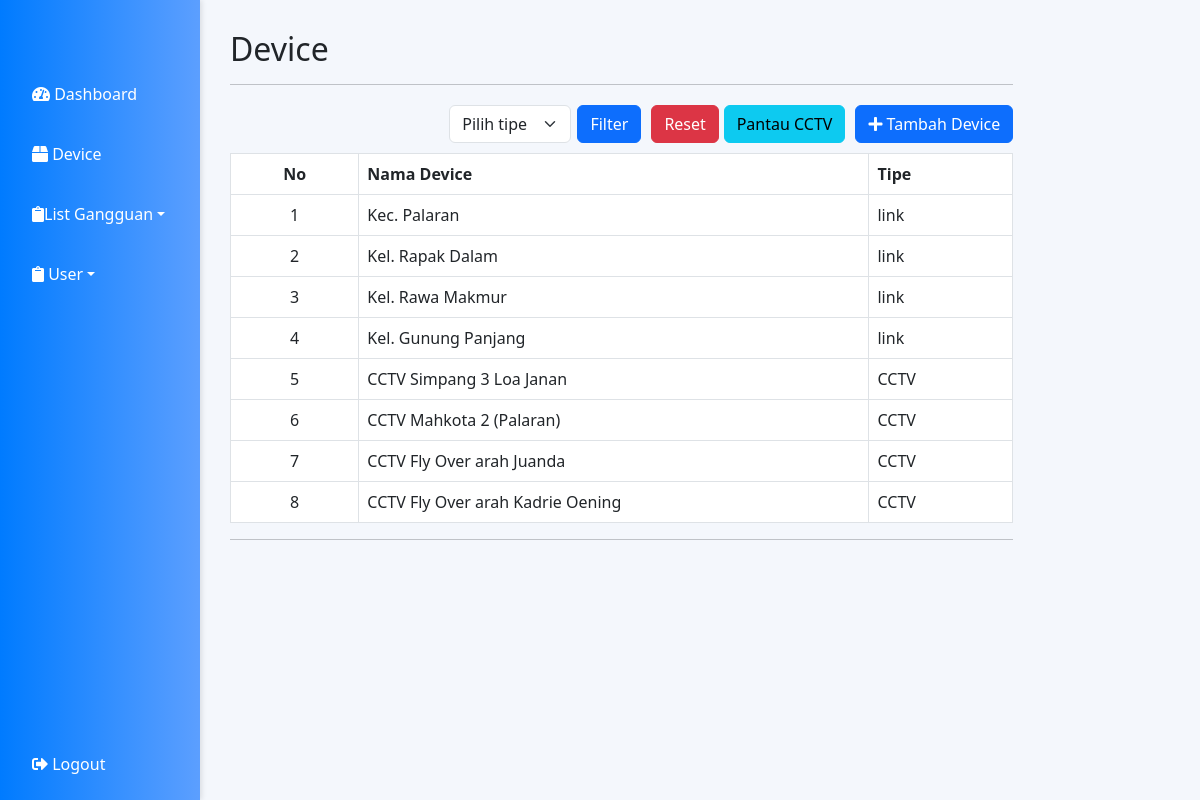
Before: /device.php (signed in) with the older database file.
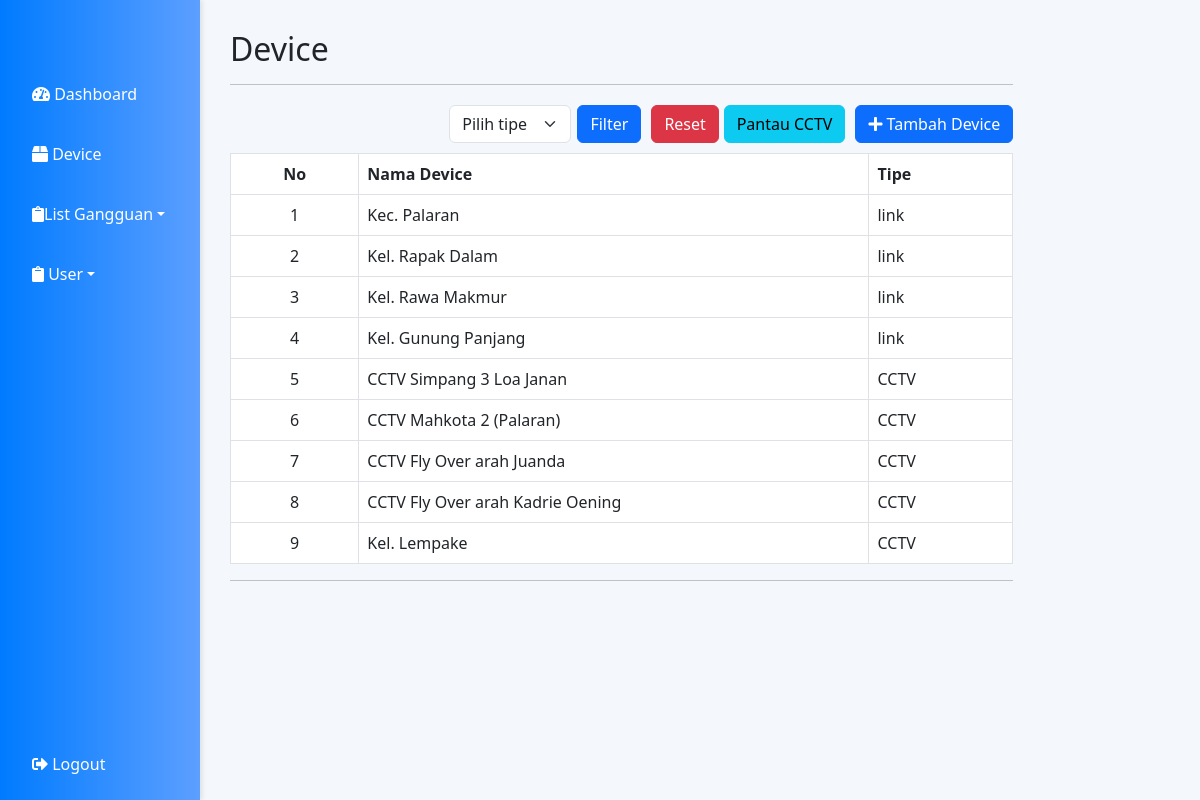
After: the same page with the newer database file.
### tables this page shows
CREATE TABLE `device` (
  `id` int(11) NOT NULL,
  `device` varchar(100) NOT NULL,
  `type` varchar(10) NOT NULL
);

### device.php (the view, shortened to what this page needs)
<?php
require("koneksi/koneksi.php");
if (isset($_GET['tipe']) && $_GET['tipe'] != '') {
  $tipe = validate($_GET['tipe']);
  $query = "SELECT * from device where type='$tipe'";
} else {
  $query = "SELECT * from device order by type desc";
}
?>
<!DOCTYPE html>
<html lang="en">
<head>
  <link rel="stylesheet" href="assets/css/sidebar.css">
  <link href="https://cdn.jsdelivr.net/npm/bootstrap@5.3.0/dist/css/bootstrap.min.css" rel="stylesheet">
  <link rel="stylesheet" href="https://cdnjs.cloudflare.com/ajax/libs/font-awesome/5.15.3/css/all.min.css">
</head>
<body>
  <div class="sidebar">
    <a href="dashboard.php"><i class="fas fa-tachometer-alt"></i> Dashboard</a>
    <?php if ($_SESSION['account_type'] === 'admin') { ?>
      <a href="device.php"><i class="fas fa-box"></i> Device</a>
    <?php } ?>
    <div class="dropdown">
      <a href="#" class="dropdown-toggle" onclick="toggleDropdown()"><i class="fas fa-clipboard"></i>List Gangguan</a>
    </div>
    <div class="dropdown">
      <a href="#" class="dropdown-toggle" onclick="toggleDropdown2()"><i class="fas fa-clipboard"></i> User</a>
    </div>
    <div style="flex-grow: 1;"></div>
    <a href="logout.php"><i class="fas fa-sign-out-alt"></i> Logout</a>
  </div>
  <div class="content">
    <div class="col-sm-9 col-sm-offset-3 col-md-10 col-md-offset-2 main">
      <h2 class="page-header">Device</h2>
      <hr>
      <?php
      if ($_SESSION['account_type'] === 'admin') {
      ?>
        <div class="row-search flex-end" style="padding-bottom: 10px;">
          <form action="" method="get" class="d-flex me-2">
            <div class="col-md-6">
              <select class="form-select" name="tipe">
                <option value="">Pilih tipe</option>
              </select>
            </div>
            <button type="submit" class="btn btn-primary">Filter</button>
            <a href="device.php" class="btn btn-danger">Reset</a>
          </form>
          <a href="https://pwa.samagov.id/masyarakat/pantau-sekitar" class="btn btn-info" target="_blank">Pantau CCTV</a>
          <a href="pages/tambah_device.php" class="btn btn-primary"><i class="fa fa-plus"></i> Tambah Device</a>
        </div>
      <?php
      }
      ?>
      <table class="table table-bordered table-hover">
        <thead>
          <tr>
            <th width="5%" style="text-align: center;">No</th>
            <th width="20%">Nama Device</th>
            <th width="5%">Tipe</th>
          </tr>
        </thead>
        <?php
        $result = $conn->query($query);
        $no = 1;
        while ($lihat = $result->fetch_assoc()) {
          $nama_device = $lihat['device'];
          $tipe_device = $lihat['type'];
        ?>
          <tbody>
            <tr>
              <td style="text-align: center;"><?php echo $no; ?></td>
              <td><?php echo $nama_device; ?></td>
              <td><?php echo $tipe_device; ?></td>
            </tr>
            <?php $no++; ?>
          <?php
        } ?>
          </tbody>
      </table>
      <hr>
    </div>
  </div>
</body>
</html>

Changed rows visible on the page:
added device: device "Kel. Lempake", type "CCTV"
